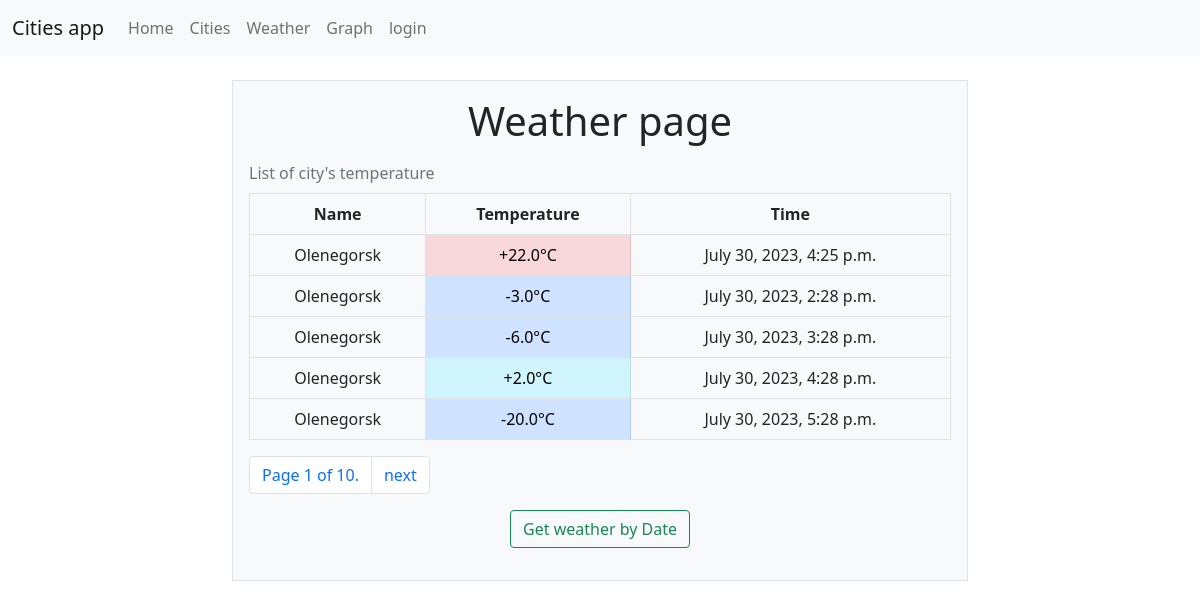
The page /weather/2 on the database its author committed.
### apps/weather/models.py (models this page shows, shortened)
class WeatherValue(models.Model):
    class Meta:
        db_table = "cities_weathervalue"
    date = models.DateTimeField(default=datetime.datetime.now())
    value = models.FloatField(default=0)
    cities = models.ForeignKey(City, on_delete=models.CASCADE)

### apps/cities/models.py (models this page shows)
class City(models.Model):
    def __str__(self):
        return self.name
    class Meta:
        db_table = "cities_city"
    name = models.CharField(max_length=255)

### apps/weather/list_views/weather_detail_view.py (the view)
# urls.py: path('<int:id>', CityWeatherListView.as_view(), name='city-weather'),
class CityWeatherListView(ListView):
    paginate_by = 5
    template_name = "weather/weather_list.html"
    context_object_name = "city_weathers"
    def get_queryset(self):
        city_id = self.request.path.split("/")[-1]
        return weather_queries.get_weather_by_city(city_id)

### apps/weather/queries/weather_queries.py (called while the page is built)
def get_weather_by_city(city_id: int):
    return WeatherValue.objects.\
        filter(cities_id=city_id)

### apps/templates/weather/weathervalue_list.html (shortened to what this page needs)
{% extends "base.html"%}
{% block content %}
{% if object_list.count > 0 %}
<h2 class="display-6">Weather page</h2>
    <table class="table align-middle table-bordered caption-top">
        <caption>List of city's temperature</caption>
        <thead>
            <th>Name</th>
            <th>Temperature</th>
            <th>Time</th>
        </thead>
        {% for weather in object_list %}
        <tr>
            <td>{{ weather.cities }}</td>
            {% if weather.value == 0 %}
            <td class="table-light">{{ weather.value }}&deg;C</td>
            {% elif weather.value < 0 %}
            <td class="table-primary">{{ weather.value }}&deg;C</td>
            {% elif weather.value < 10 %}
            <td class="table-info">+{{ weather.value }}&deg;C</td>
            {% elif weather.value < 15 %}
            <td class="table-success">+{{ weather.value }}&deg;C</td>
            {% elif weather.value < 20 %}
            <td class="table-warning">+{{ weather.value }}&deg;C</td>
            {% else %}
            <td class="table-danger">+{{ weather.value }}&deg;C</td>
            {% endif %}
            <td>{{ weather.date }}</td>
        </tr>
        {% endfor %}
    </table>
    <nav aria-label="Page navigation example">
        <ul class="pagination">
            <li class="page-item">
                <a class="page-link">Page {{ page_obj.number }} of {{ paginator.num_pages }}.</a>
            </li>
            {% if page_obj.has_next %}
            <li class="page-item">
                <a class="page-link" href="?page={{ page_obj.next_page_number }}" >next</a>
            </li>
            {% endif %}
        </ul>
    </nav>
    {% else %}
    <div class="mb-3">
        <p class="display-4">Nothing to show</p>
        <p class="display-6">If you want to see all records - press "Show all"</p>
        <a href="/weather" class="btn btn-outline-success">Show all</a>
    </div>
    {% endif %}
<div class="mb-3">
    <a class = "btn btn-outline-success" href="date/">Get weather by Date</a>
</div>
{% endblock content %}

### rows shown on the page
WeatherValue: cities "Olenegorsk", value "22.0", date "July 30, 2023, 4:25 p.m."
WeatherValue: cities "Olenegorsk", value "-3.0", date "July 30, 2023, 2:28 p.m."
WeatherValue: cities "Olenegorsk", value "-6.0", date "July 30, 2023, 3:28 p.m."
WeatherValue: cities "Olenegorsk", value "2.0", date "July 30, 2023, 4:28 p.m."
WeatherValue: cities "Olenegorsk", value "-20.0", date "July 30, 2023, 5:28 p.m."

### other values the page prints
{{ page_obj.number }} "1"
{{ paginator.num_pages }} "10"
